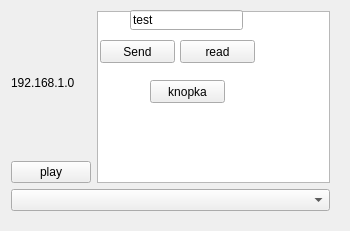
<?xml version="1.0" encoding="UTF-8"?>
<ui version="4.0">
 <class>MainWindow</class>
 <widget class="QMainWindow" name="MainWindow">
  <property name="geometry">
   <rect>
    <x>0</x>
    <y>0</y>
    <width>350</width>
    <height>231</height>
   </rect>
  </property>
  <property name="windowTitle">
   <string>Server</string>
  </property>
  <widget class="QWidget" name="centralWidget">
   <widget class="QPushButton" name="pushButton">
    <property name="enabled">
     <bool>true</bool>
    </property>
    <property name="geometry">
     <rect>
      <x>150</x>
      <y>80</y>
      <width>75</width>
      <height>23</height>
     </rect>
    </property>
    <property name="text">
     <string>knopka</string>
    </property>
   </widget>
   <widget class="QPushButton" name="pushButton_2">
    <property name="geometry">
     <rect>
      <x>180</x>
      <y>40</y>
      <width>75</width>
      <height>23</height>
     </rect>
    </property>
    <property name="text">
     <string>read</string>
    </property>
   </widget>
   <widget class="QLineEdit" name="lineEditSend">
    <property name="geometry">
     <rect>
      <x>130</x>
      <y>10</y>
      <width>113</width>
      <height>20</height>
     </rect>
    </property>
    <property name="text">
     <string>test</string>
    </property>
   </widget>
   <widget class="QPushButton" name="pushButtonSend">
    <property name="geometry">
     <rect>
      <x>100</x>
      <y>40</y>
      <width>75</width>
      <height>23</height>
     </rect>
    </property>
    <property name="text">
     <string>Send</string>
    </property>
   </widget>
   <widget class="QWidget" name="layoutWidget">
    <property name="geometry">
     <rect>
      <x>0</x>
      <y>0</y>
      <width>341</width>
      <height>222</height>
     </rect>
    </property>
    <layout class="QVBoxLayout" name="verticalLayout_2">
     <item>
      <layout class="QHBoxLayout" name="horizontalLayout">
       <item>
        <layout class="QVBoxLayout" name="verticalLayout">
         <item>
          <widget class="QLabel" name="label">
           <property name="text">
            <string>192.168.1.0</string>
           </property>
          </widget>
         </item>
         <item>
          <widget class="QPushButton" name="pushButton_play">
           <property name="text">
            <string>play</string>
           </property>
          </widget>
         </item>
        </layout>
       </item>
       <item>
        <widget class="QListWidget" name="listIp"/>
       </item>
      </layout>
     </item>
     <item>
      <widget class="QComboBox" name="combo_audio_devices"/>
     </item>
    </layout>
   </widget>
   <zorder>layoutWidget</zorder>
   <zorder>pushButton_2</zorder>
   <zorder>pushButtonSend</zorder>
   <zorder>pushButton</zorder>
   <zorder>lineEditSend</zorder>
  </widget>
 </widget>
 <layoutdefault spacing="6" margin="11"/>
 <resources/>
 <connections/>
</ui>
